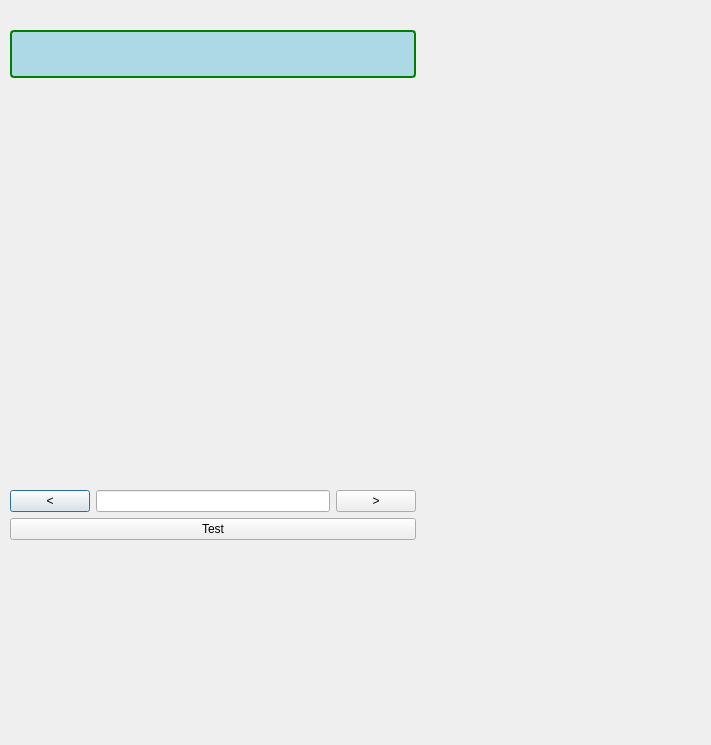
<?xml version="1.0" encoding="UTF-8"?>
<ui version="4.0">
 <class>Dialog</class>
 <widget class="QDialog" name="Dialog">
  <property name="geometry">
   <rect>
    <x>0</x>
    <y>0</y>
    <width>711</width>
    <height>745</height>
   </rect>
  </property>
  <property name="windowTitle">
   <string>Dialog</string>
  </property>
  <widget class="QWidget" name="layoutWidget">
   <property name="geometry">
    <rect>
     <x>10</x>
     <y>30</y>
     <width>406</width>
     <height>510</height>
    </rect>
   </property>
   <layout class="QVBoxLayout" name="verticalLayout_4">
    <item>
     <layout class="QVBoxLayout" name="verticalLayout_2">
      <item>
       <layout class="QVBoxLayout" name="verticalLayout">
        <item>
         <widget class="QLabel" name="lbLabel">
          <property name="maximumSize">
           <size>
            <width>10000</width>
            <height>50</height>
           </size>
          </property>
          <property name="font">
           <font>
            <pointsize>14</pointsize>
            <weight>75</weight>
            <bold>true</bold>
           </font>
          </property>
          <property name="styleSheet">
           <string notr="true">border: 2px solid green;
     border-radius: 4px;
     padding: 2px;
 background-color: lightblue;</string>
          </property>
          <property name="text">
           <string/>
          </property>
          <property name="alignment">
           <set>Qt::AlignCenter</set>
          </property>
         </widget>
        </item>
        <item>
         <widget class="SimpleGLWidget" name="glDigit" native="true">
          <property name="minimumSize">
           <size>
            <width>400</width>
            <height>400</height>
           </size>
          </property>
         </widget>
        </item>
       </layout>
      </item>
      <item>
       <layout class="QHBoxLayout" name="horizontalLayout">
        <item>
         <widget class="QPushButton" name="btnPrev">
          <property name="text">
           <string>&lt;</string>
          </property>
         </widget>
        </item>
        <item>
         <widget class="QLineEdit" name="edId">
          <property name="alignment">
           <set>Qt::AlignRight|Qt::AlignTrailing|Qt::AlignVCenter</set>
          </property>
         </widget>
        </item>
        <item>
         <widget class="QPushButton" name="btnNext">
          <property name="text">
           <string>&gt;</string>
          </property>
         </widget>
        </item>
       </layout>
      </item>
     </layout>
    </item>
    <item>
     <widget class="QPushButton" name="btnTest">
      <property name="text">
       <string>Test</string>
      </property>
     </widget>
    </item>
   </layout>
  </widget>
 </widget>
 <customwidgets>
  <customwidget>
   <class>SimpleGLWidget</class>
   <extends>QWidget</extends>
   <header>oglTools/simpleglwidget.h</header>
   <container>1</container>
  </customwidget>
 </customwidgets>
 <resources/>
 <connections/>
</ui>
